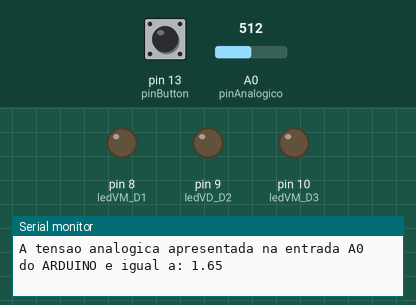
Simulated run of this sketch. Board: Arduino Uno, built with avr-gcc and run on an emulated ATmega328P. Shown: output pins drawn as LEDs (lit = HIGH), the last lines printed to the serial monitor. Inputs (shaded band) come from the test bench; at power-on: pin 13 (pinButton) HIGH, A0 (pinAnalogico) = 512.

Above: at 2.2 s.
2.3 s: pin 13 (pinButton) pulled LOW for 0.9 s
At 3.1 s:
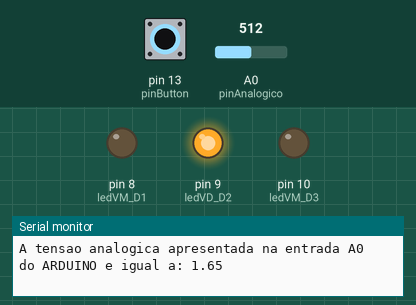
5.0 s: pin 13 (pinButton) pulled LOW for 3.2 s
At 8.9 s:
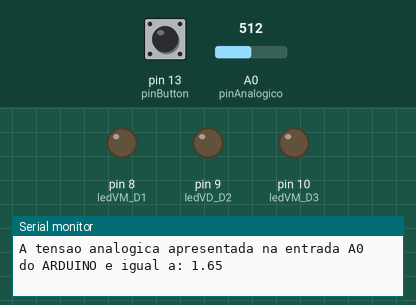
Timing chart, 0 to 10.4 s (numbered marks = the images above; inputs shaded):
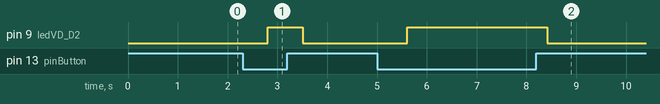

Measured:
- after the input at 2.3 s, pin 9 (ledVD_D2): LOW → HIGH after 0.51 s, → LOW 0.70 s later
- after the input at 5.0 s, pin 9 (ledVD_D2): LOW → HIGH after 0.61 s, → LOW 2.8 s later

The sketch:

MillisAnalogRead.ino
```cpp
//definição dos pinos
#define pinAnalogico    A0
#define pinButton       13
#define ledVM_D3        10
#define ledVD_D2        9
#define ledVM_D1        8
const int intervalo = 700; int elapsed_time = 0; int last_time = 0; // Variáveis de controle da função millis()

void setup() {
  pinMode(pinButton, INPUT_PULLUP);
  pinMode(ledVM_D3, OUTPUT);
  pinMode(ledVD_D2, OUTPUT);
  pinMode(ledVM_D1, OUTPUT);
  Serial.begin(57600);
}

void loop() {
  elapsed_time = millis();
  if ((elapsed_time - last_time) > intervalo) {
    last_time = elapsed_time;
    int valorSensor = analogRead(pinAnalogico);
    //float tensao = valorSensor * (5.0 / 1023.0);

    //int  tensao_int = map(valorSensor,0,1023,0,500); // UNO
    int  tensao_int = map(valorSensor, 0, 1023, 0, 330); // due
    float tensao = tensao_int / 100.0;

    Serial.print("A tensao analogica apresentada na entrada A0 do ARDUINO e igual a: ");
    Serial.println(tensao);
    if (!digitalRead(pinButton)) {
      if (tensao < 1.0) {
        digitalWrite(ledVM_D1, 1);
        digitalWrite(ledVD_D2, 0);
        digitalWrite(ledVM_D3, 0);
      } else {
        if (tensao < 2) {
          digitalWrite(ledVD_D2, 1);
          digitalWrite(ledVM_D1, 0);
          digitalWrite(ledVM_D3, 0);
        } else {
          digitalWrite(ledVM_D3, 1);
          digitalWrite(ledVM_D1, 0);
          digitalWrite(ledVD_D2, 0);
        }
      }
    } else {
      digitalWrite(ledVM_D1, 0);
      digitalWrite(ledVD_D2, 0);
      digitalWrite(ledVM_D3, 0);
    }
  }
}
```
